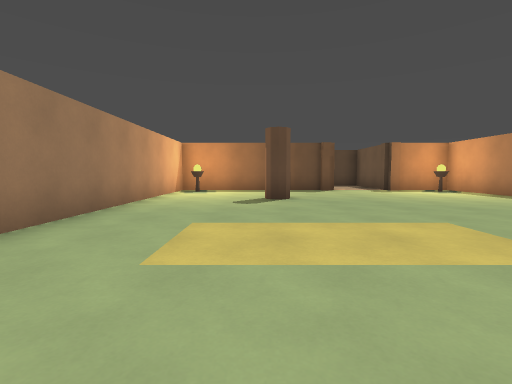
View 1 (above)

16 first-person views from a walk through a level from a Godot 3-D game. The camera is 1.2 m above the floor, tilts 4° down and sees 85° across. The floor is counted in squares, 2 m on a side. Each view is taken from the middle of a square. On the plan, view 1 faces up. The plan holds only what a view shows up to about 9 squares ahead; the rest is blank. The place goes on beyond the plan.

View 2
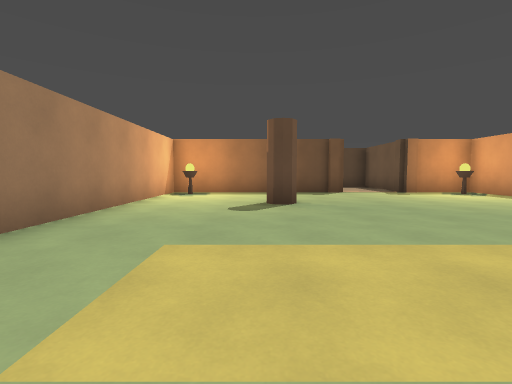

View 3
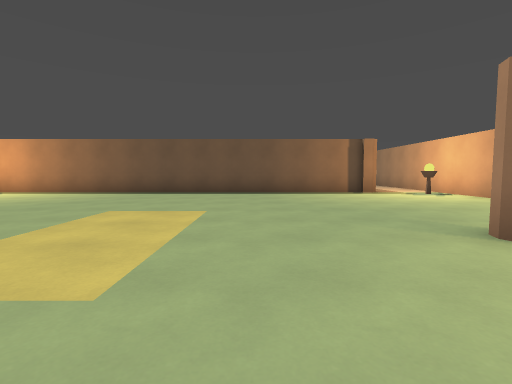

View 4
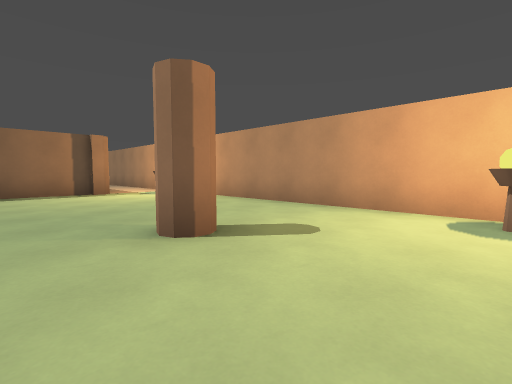

View 5
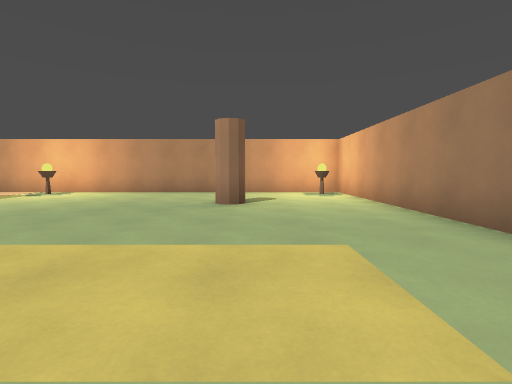

View 6
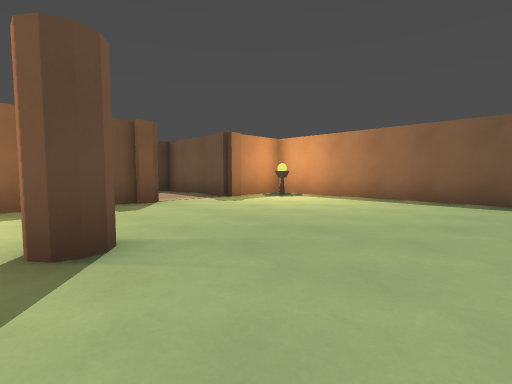

View 7
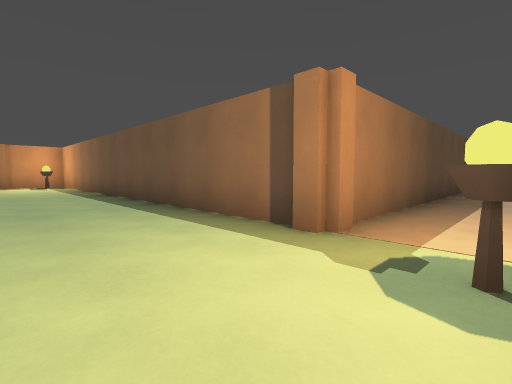

View 8
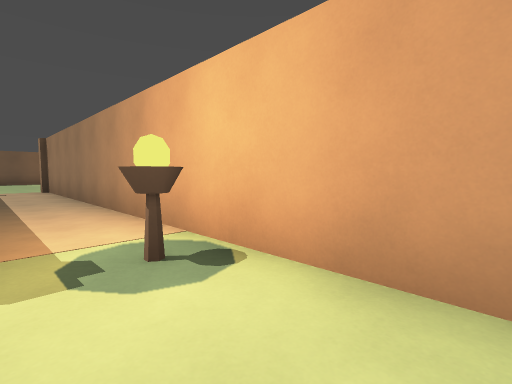

View 9
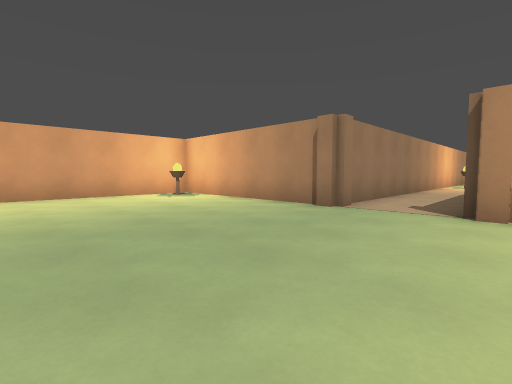

View 10
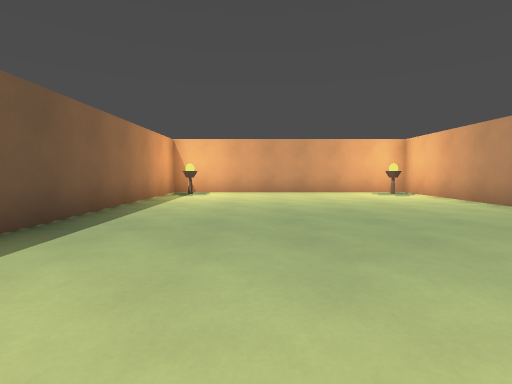

View 11
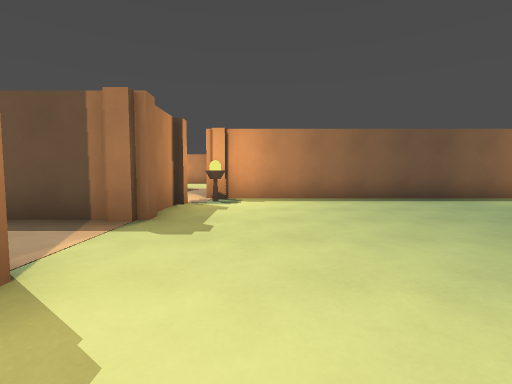

View 12
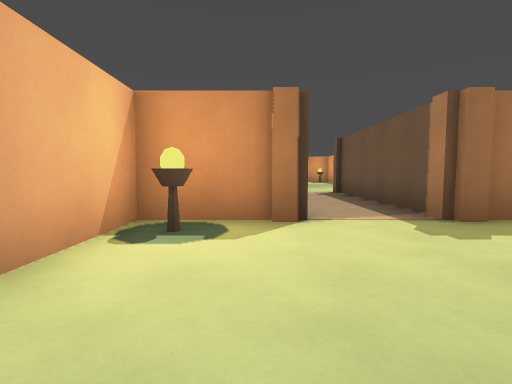

View 13
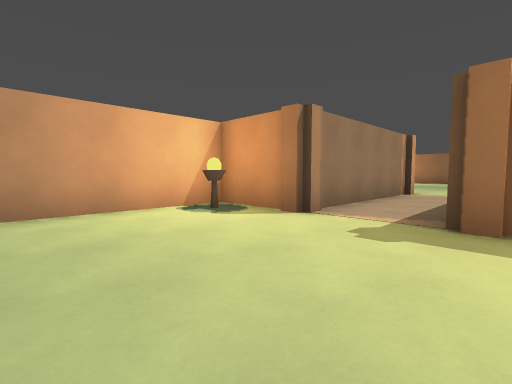

View 14
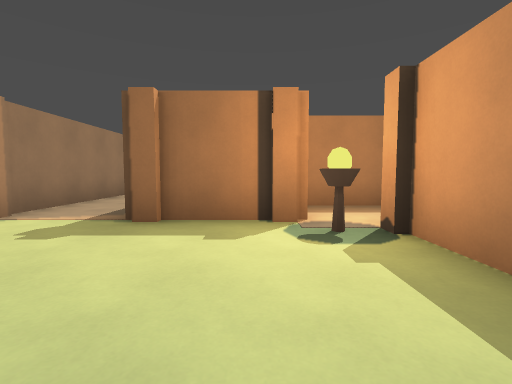

View 15
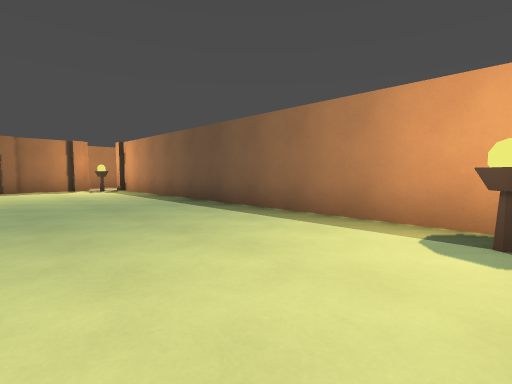

View 16
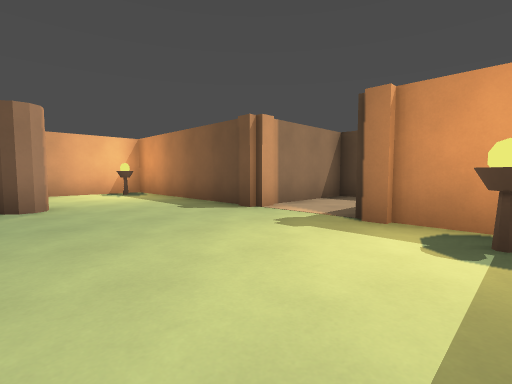

### Floor plan
Points are (right, up) in squares from view 1. A wall is a line through its corners. A room is listed if a view was taken in it or the views show most of it. See-through windows are left out.
Room 1 (views 1, 2, 3, 4, 5, 6, 7, 8, 16)
walls: (6.5, -2.8) (6.5, 9.5) (4.2, 9.5); (4.5, 9.2) (4.5, 12.5) (2.5, 12.5) (2.5, 9.2); (2.8, 9.5) (-2.5, 9.5) (-2.5, -4.5) (14.8, -4.5); (13, -2.5) (6.2, -2.5)
ways out: opening at (14.5, -3.5) to room 2
objects: cylinder (-2, -4); other object (-2, 9); pillar (0, -2) to (1, -1); pillar (0, 6) to (1, 7); cylinder (6, -4); cylinder (6, 9)
Room 2 (views 9, 10, 11, 12, 13, 14, 15)
walls: (14.5, -4.2) (14.5, -9.5) (21.5, -9.5) (21.5, 0.8); (18.5, 1.2) (18.5, 6.5); (20.8, 1.5) (18.2, 1.5); (16.5, 6.5) (16.5, 1.5) (14.5, 1.5) (14.5, -2.8)
ways out: opening at (14.5, -3.5) to room 1; opening at (17.5, 7)
objects: other object (15, -9); cylinder (15, 1); cylinder (21, -9)

Where each view was taken, in squares from view 1:
view 1: 0 up, 0 right, facing up
view 2: 1 up, 0 right, facing up
view 3: 1 up, 2 left, facing right
view 4: 0 up, 2 left, facing down-right
view 5: 4 up, 0 right, facing down
view 6: 4 up, 0 right, facing up-right
view 7: 4 down, 4 right, facing up-right
view 8: 3 down, 4 right, facing down-right
view 9: 2 down, 19 right, facing down-left
view 10: 1 down, 19 right, facing down
view 11: 0 up, 15 right, facing right
view 12: 2 down, 16 right, facing up
view 13: 2 down, 19 right, facing up-left
view 14: 2 down, 20 right, facing up
view 15: 9 down, 18 right, facing up-right
view 16: 6 up, 6 right, facing up-left
